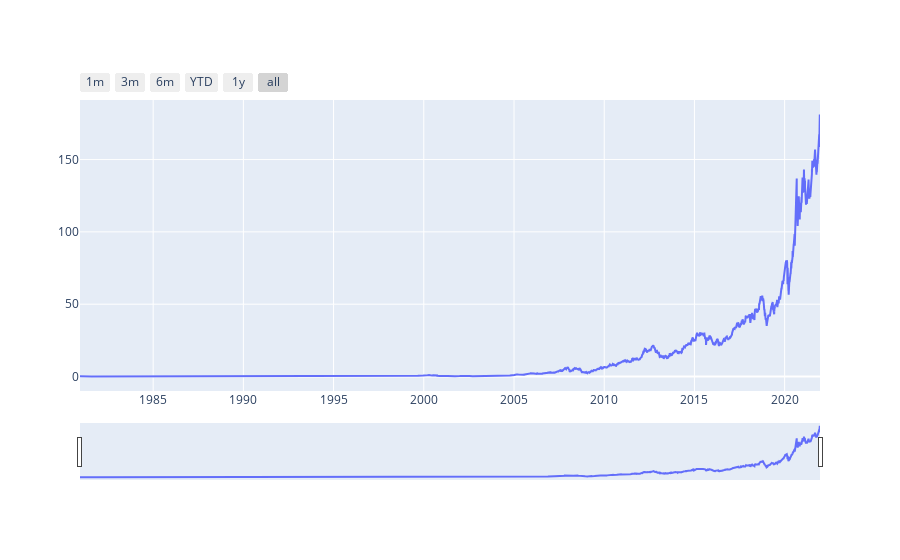

Notebook source saved alongside this figure:
### Code cell
#CK
#Edited by SH

#Reseting the index
df = df.reset_index()
#Converting the datatype to float
for i in ['Open']:
    df[i] = df[i].astype('float64')
    
#Creating a Line chart using Plotly Graph_objects with Range slider and button
#A line chart is highly used for time series analysis, for viewing the stock trend over a time period.

import plotly
import plotly.graph_objects as go
    
fig = go.Figure([go.Scatter(x=df['Date'], y=df['Open'])])
fig.update_xaxes(
    rangeslider_visible=True,
    rangeselector=dict(
        buttons=list([
            dict(count=1, label="1m", step="month",                                        
                 stepmode="backward"),
            dict(count=3, label="3m", step="month",  
                 stepmode="backward"),
            dict(count=6, label="6m", step="month",  
                 stepmode="backward"),            
            dict(count=1, label="YTD", step="year", 
                 stepmode="todate"),
            dict(count=1, label="1y", step="year", 
                 stepmode="backward"),
            dict(step="all")
        ])
    )
)
fig.show()

### Figure 1 — Plotly figure (JSON) as saved in the notebook; plotly's stock layout.template omitted (floating-point values rounded to 4 significant figures; data arrays with more than 128 entries replaced by an {"elided": "..."} marker saying what was removed)
{"data": [{"type": "scatter", "x": {"elided": "10343 str values"}, "y": {"elided": "10343 float values"}}], "layout": {"autosize": true, "xaxis": {"autorange": true, "range": ["1980-12-12", "2021-12-17"], "rangeselector": {"buttons": [{"count": 1, "label": "1m", "step": "month", "stepmode": "backward"}, {"count": 3, "label": "3m", "step": "month", "stepmode": "backward"}, {"count": 6, "label": "6m", "step": "month", "stepmode": "backward"}, {"count": 1, "label": "YTD", "step": "year", "stepmode": "todate"}, {"count": 1, "label": "1y", "step": "year", "stepmode": "backward"}, {"step": "all"}]}, "rangeslider": {"autorange": true, "range": ["1980-12-12", "2021-12-17"], "visible": true, "yaxis": {"_template": null, "rangemode": "match"}}, "type": "date"}, "yaxis": {"autorange": true, "range": [-10.02, 191.2], "type": "linear"}}}
